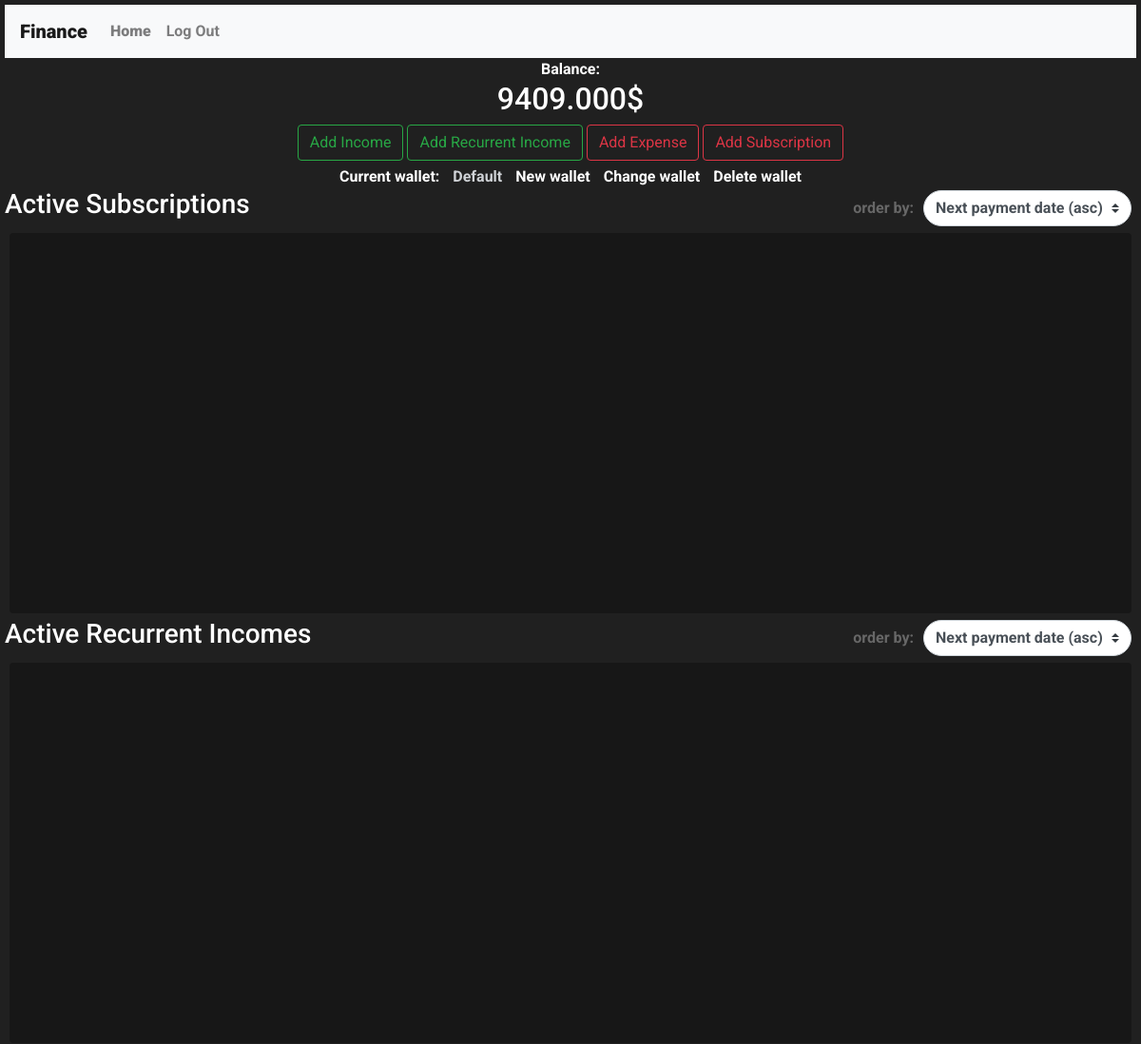
/ (signed in, upper part), run on an earlier commit of the app's database.
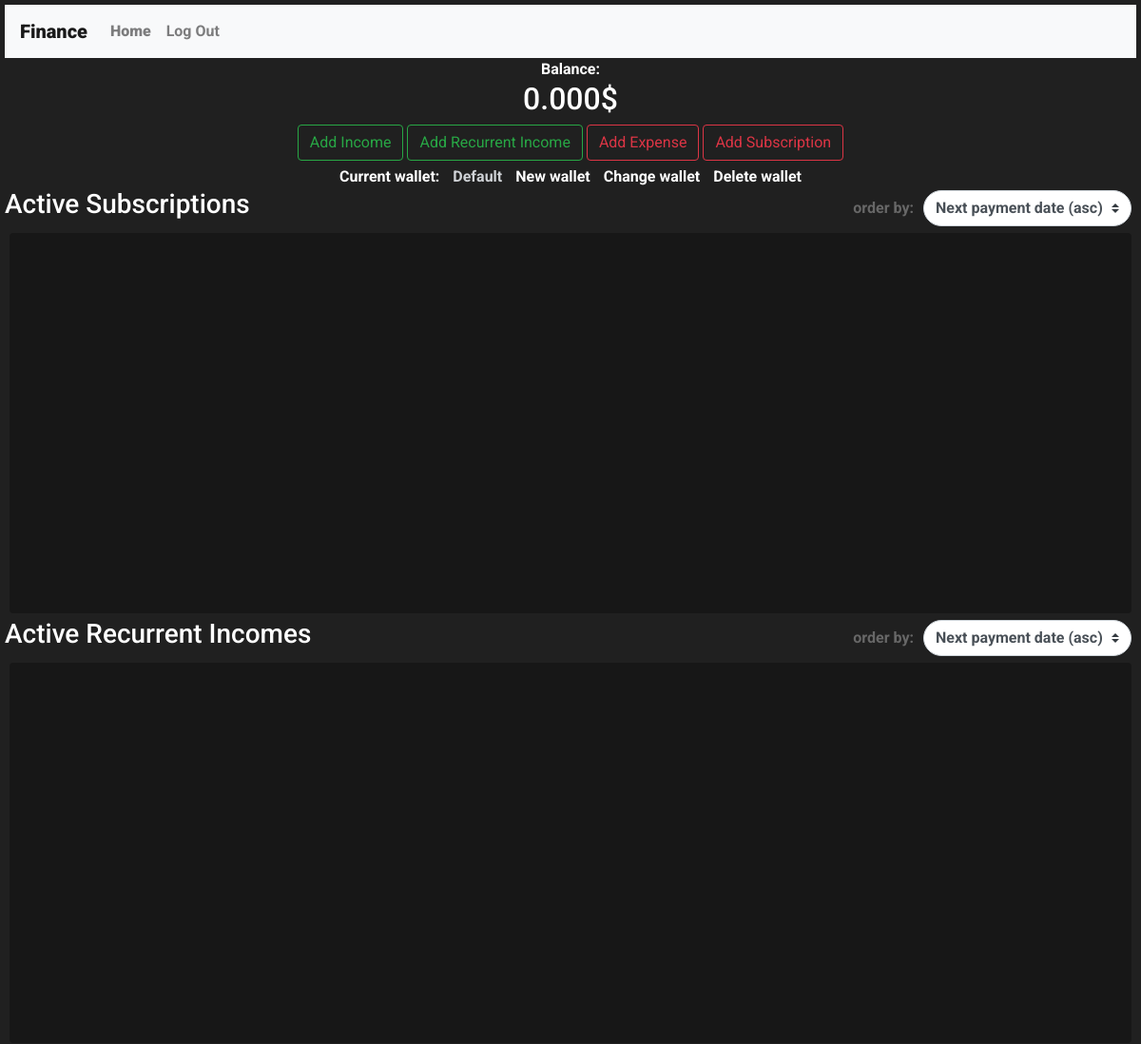
And on a later commit of the database.
### finance/models.py (models this page shows, shortened)
class Account(models.Model):
    user = models.ForeignKey("User", on_delete=models.CASCADE, related_name="accounts")
    balance = models.DecimalField(decimal_places=3,max_digits=10)
    name = models.CharField(max_length= 50, blank=True)

class User(AbstractUser):
    def del_accounts(self):
        for account in self.accounts.all():
            account.delete()

### finance/views.py (the view)
# urls.py: path("", views.index, name="index"),
def index(request):
    if (request.user.is_authenticated):
        if (not request.user.accounts.all().count()):
            default_account = Account(user = request.user,balance=0,name="Default")
            default_account.save()
        default_account = request.user.accounts.first()
        return render(request, "finance/index.html",{
            "account":default_account
        })
    return render(request, "finance/index.html")

### finance/templates/finance/index.html (shortened to what this page needs)
{% extends "finance/layout.html" %}
{% load static %}
{% block body %}
<div>
    {% if user.is_authenticated %}
    <div id="content">
        <span>Balance: <h2 id="balance">{{ account.balance }}$</h2></span>
        <button name="income" data-account-id="{{account.id}}" class="btn btn-outline-success">Add Income</button>
        <button name="recincome" data-account-id="{{account.id}}" class="btn btn-outline-success">Add Recurrent
            Income</button>
        <button name="expense" data-account-id="{{account.id}}" class="btn btn-outline-danger">Add Expense</button>
        <button name="recexpense" data-account-id="{{account.id}}" class="btn btn-outline-danger">Add
            Subscription</button>
        <div class="acc-container">
            <br>
            <span>Current wallet:</span>
            <span id="accountName" data-account-name="{{user.accounts.all.first.name}}">{{ user.accounts.all.first.name }}</span>
            <span id="acc-new">New wallet</span>
            <span id="acc-change">Change wallet</span>
            <span id="acc-delete">Delete wallet</span>
        </div>
    </div>
    <div>
        <div class="subs-container-title">
            <h3>Active Subscriptions</h3>
            <span class="sub-order">order by:</span>
            <span class="sub-order">
                <select class="sub-order-select" name="rec_exp_order" id="rec_exp_order">
                    <option selected value="nex_pay_asc">Next payment date (asc)</option>
                </select>
            </span>
        </div>
        <div id="rec_expenses_container" class="subs-container rounded">
        </div>
    </div>
    <div>
        <div class="subs-container-title">
            <h3>Active Recurrent Incomes</h3>
            <span class="sub-order">order by:</span>
            <span class="sub-order">
                <select class="sub-order-select" name="rec_inc_order" id="rec_inc_order">
                    <option selected value="nex_pay_asc">Next payment date (asc)</option>
                </select>
            </span>
        </div>
        <div id="rec_incomes_container" class="subs-container rounded">
        </div>
    </div>
    {% endif %}
</div>
{% endblock %}

### finance/templates/finance/layout.html (shortened to what this page needs)
{% load static %}
<!DOCTYPE html>
<html lang="en">
    <head>
        <link rel="stylesheet" href="https://stackpath.bootstrapcdn.com/bootstrap/4.4.1/css/bootstrap.min.css">
        <link href="{% static 'finance/styles.css' %}" rel="stylesheet">
    </head>
    <body>
        <nav class="navbar navbar-expand-lg navbar-light bg-light">
            <b><a class="navbar-brand" href="/">Finance</a></b>
            <div>
              <ul class="navbar-nav mr-auto">
                {% if user.is_authenticated %}
                    <li class="nav-item">
                        <a class="nav-link" href="/"><strong>Home</strong></a>
                    </li>
                {% endif %}
                {% if user.is_authenticated %}
                    <li class="nav-item">
                        <a class="nav-link" href="{% url 'logout' %}">Log Out</a>
                    </li>
                {% endif %}
              </ul>
            </div>
          </nav>
        <div class="body">
            {% block body %}
            {% endblock %}
        </div>
    </body>
</html>

### finance/static/finance/styles.css (style rules this page uses)
body { color: white; background-color: #202020; margin: 5px; font-family: "roboto", sans-serif; font-weight: 700; }
div#content { text-align: center; }
div#content button { margin: 0px 0px 5px 0px; }
div#content div.acc-container { display: inline; }
div#content div.acc-container span { margin: 0px 5px; }
div#content div.acc-container #accountName { color: #cfd2d6; }
div#content div.acc-container #acc-change, div#content div.acc-container #acc-new, div#content div.acc-container #acc-delete { cursor: pointer; }
div.subs-container-title { display: flex; }
div.subs-container-title h3 { flex: 1; }
div.subs-container-title .sub-order { margin: auto 5px; color: #676767; }
div.subs-container-title .sub-order-select { display: inline-block; width: 100%; height: calc(1.5em + .75rem + 2px); padding: 0.375rem 1.75rem 0.375rem 0.75rem; font-size: 1rem; font-weight: 400; line-height: 1.5; color: #495057; font-weight: 700; vertical-align: middle; border: 1px solid #ced4da; border-radius: 2rem; -webkit-appearance: none; -moz-appearance: none; appearance: none; }
div.subs-container { margin: 5px; background-color: #171717; height: 50vh; overflow: auto; text-align: justify; }

What changed in the data, as far as the page shows it:
removed Account: balance "9409.000"
added Account: balance "0.000"
